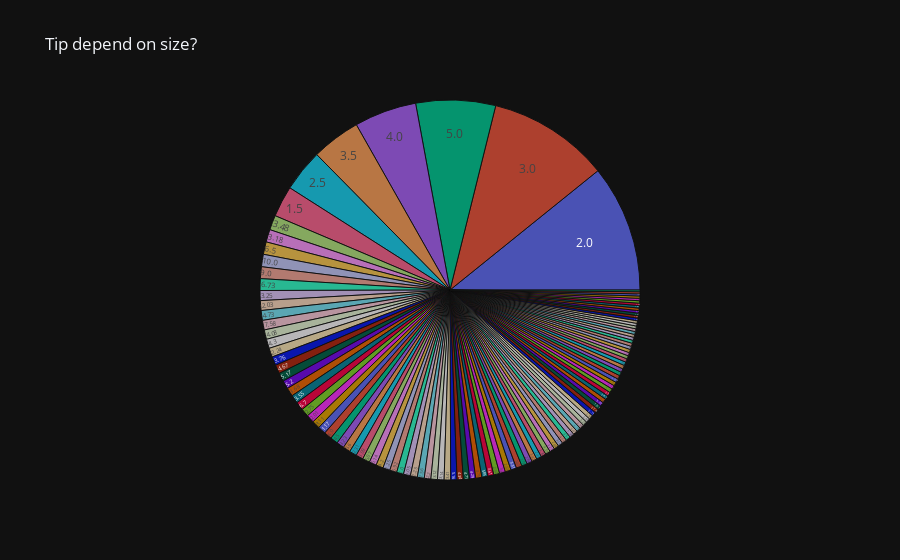

Notebook source saved alongside this figure:
### Code cell
#Suburst Chart
px.sunburst(data, path=['tip'], values='total_bill' ,title='Tip depend on size?', template='plotly_dark')

### Figure 1 — Plotly figure (JSON) as saved in the notebook; plotly's stock layout.template omitted (floating-point values rounded to 4 significant figures)
{"data": [{"branchvalues": "total", "domain": {"x": [0, 1], "y": [0, 1]}, "hovertemplate": "labels=%{label}<br>total_bill=%{value}<br>parent=%{parent}<br>id=%{id}<extra></extra>", "ids": ["1.0", "1.01", "1.1", "1.17", "1.25", "1.32", "1.36", "1.44", "1.45", "1.47", "1.48", "1.5", "1.56", "1.57", "1.58", "1.61", "1.63", "1.64", "1.66", "1.67", "1.68", "1.71", "1.73", "1.75", "1.76", "1.8", "1.83", "1.92", "1.96", "1.97", "1.98", "2.0", "2.01", "2.02", "2.03", "2.05", "2.09", "2.18", "2.2", "2.23", "2.24", "2.3", "2.31", "2.34", "2.45", "2.47", "2.5", "2.52", "2.54", "2.55", "2.56", "2.6", "2.61", "2.64", "2.71", "2.72", "2.74", "2.75", "2.83", "2.88", "2.92", "3.0", "3.02", "3.06", "3.07", "3.08", "3.09", "3.11", "3.12", "3.14", "3.15", "3.16", "3.18", "3.21", "3.23", "3.25", "3.27", "3.31", "3.35", "3.39", "3.4", "3.41", "3.48", "3.5", "3.51", "3.55", "3.6", "3.61", "3.68", "3.71", "3.75", "3.76", "3.92", "4.0", "4.06", "4.08", "4.19", "4.2", "4.29", "4.3", "4.34", "4.5", "4.67", "4.71", "4.73", "5.0", "5.07", "5.14", "5.15", "5.16", "5.17", "5.2", "5.6", "5.65", "5.85", "5.92", "6.0", "6.5", "6.7", "6.73", "7.58", "9.0", "10.0"], "labels": ["1.0", "1.01", "1.1", "1.17", "1.25", "1.32", "1.36", "1.44", "1.45", "1.47", "1.48", "1.5", "1.56", "1.57", "1.58", "1.61", "1.63", "1.64", "1.66", "1.67", "1.68", "1.71", "1.73", "1.75", "1.76", "1.8", "1.83", "1.92", "1.96", "1.97", "1.98", "2.0", "2.01", "2.02", "2.03", "2.05", "2.09", "2.18", "2.2", "2.23", "2.24", "2.3", "2.31", "2.34", "2.45", "2.47", "2.5", "2.52", "2.54", "2.55", "2.56", "2.6", "2.61", "2.64", "2.71", "2.72", "2.74", "2.75", "2.83", "2.88", "2.92", "3.0", "3.02", "3.06", "3.07", "3.08", "3.09", "3.11", "3.12", "3.14", "3.15", "3.16", "3.18", "3.21", "3.23", "3.25", "3.27", "3.31", "3.35", "3.39", "3.4", "3.41", "3.48", "3.5", "3.51", "3.55", "3.6", "3.61", "3.68", "3.71", "3.75", "3.76", "3.92", "4.0", "4.06", "4.08", "4.19", "4.2", "4.29", "4.3", "4.34", "4.5", "4.67", "4.71", "4.73", "5.0", "5.07", "5.14", "5.15", "5.16", "5.17", "5.2", "5.6", "5.65", "5.85", "5.92", "6.0", "6.5", "6.7", "6.73", "7.58", "9.0", "10.0"], "name": "", "parents": ["", "", "", "", "", "", "", "", "", "", "", "", "", "", "", "", "", "", "", "", "", "", "", "", "", "", "", "", "", "", "", "", "", "", "", "", "", "", "", "", "", "", "", "", "", "", "", "", "", "", "", "", "", "", "", "", "", "", "", "", "", "", "", "", "", "", "", "", "", "", "", "", "", "", "", "", "", "", "", "", "", "", "", "", "", "", "", "", "", "", "", "", "", "", "", "", "", "", "", "", "", "", "", "", "", "", "", "", "", "", "", "", "", "", "", "", "", "", "", "", "", "", ""], "type": "sunburst", "values": [28.67, 16.99, 12.9, 32.83, 29.09, 9.68, 18.64, 15.3, 9.55, 10.77, 8.52, 127.4, 9.94, 15.42, 13.42, 10.59, 11.87, 15.36, 10.34, 10.33, 13.42, 10.27, 9.78, 17.82, 11.24, 12.43, 10.07, 8.58, 15.04, 12.02, 11.02, 521.4, 32.97, 15.48, 40.25, 28.55, 15.01, 22.82, 26.89, 28.53, 36.8, 16.43, 30.38, 17.81, 20.69, 16.45, 173.5, 12.48, 17.46, 23.95, 28.44, 10.29, 13.39, 17.59, 17.29, 13.28, 17.26, 33.45, 20.27, 22.12, 24.08, 498.6, 14.83, 13.94, 16.93, 17.92, 30.14, 32.9, 26.88, 26.86, 20.08, 15.81, 51.67, 20.29, 31.25, 41.01, 17.78, 23.68, 20.65, 11.61, 16.66, 26.59, 60.36, 201.1, 19.49, 34.63, 24.06, 24.59, 34.65, 16.29, 25, 36.53, 21.58, 256.2, 20.49, 38.84, 19.81, 29.8, 25.21, 38.02, 25.56, 31.71, 35.83, 25.29, 40.17, 326.9, 29.93, 29.85, 7.25, 25.89, 34.83, 34.81, 30.4, 23.33, 24.71, 29.03, 32.4, 51.34, 34.3, 48.27, 39.42, 48.33, 50.81]}], "layout": {"autosize": true, "legend": {"tracegroupgap": 0}, "title": {"text": "Tip depend on size?"}}}
